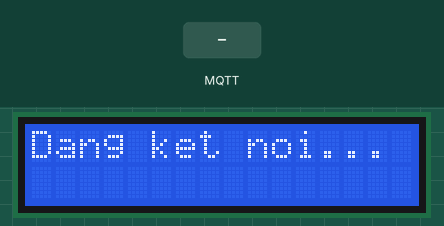
Simulated run of this sketch. Board: ESP32. On the bench: 16×2 character LCD. The inputs (shaded band) are chosen by the test bench. WiFi joins after 1.5 s; servers stay silent unless stated; random numbers use the default seed unless the sketch sets one; no MQTT or app messages arrive unless stated; what the sketch prints to the serial monitor is not drawn.

Above: at 2.7 s.
2.8 s: MQTT message "1" arrives on the first subscribed topic
At 3.4 s:
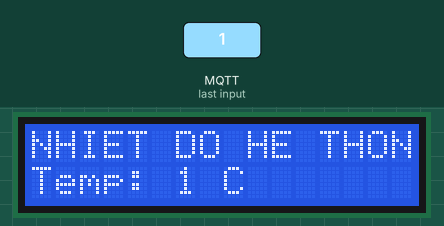
4.3 s: MQTT message "on" arrives on the first subscribed topic
At 4.6 s:
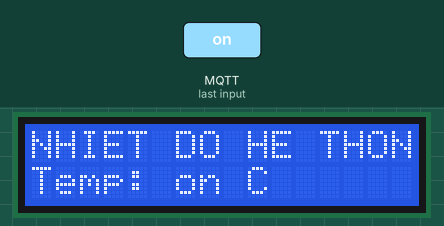
5.8 s: MQTT message "off" arrives on the first subscribed topic
At 7.0 s:
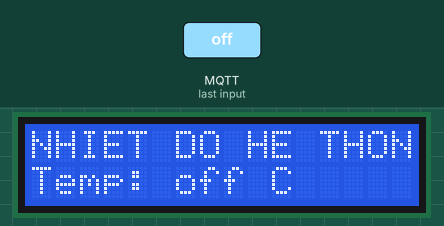
Timing chart, 0 to 8.8 s (numbered marks = the images above; inputs shaded):
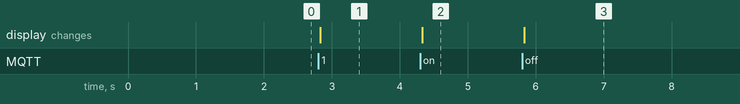

Measured:
- after the input at 2.8 s, the display: changes at once (image 1)
- after the input at 4.3 s, the display: changes at once (image 2)
- after the input at 5.8 s, the display: changes at once (image 3)

The sketch:

sketch.ino
```cpp
#include <WiFi.h>
#include <PubSubClient.h>
#include <Wire.h>
#include <LiquidCrystal_I2C.h>

const char* ssid = "Wokwi-GUEST";
const char* password = "";
const char* mqtt_server = "broker.hivemq.com";
const char* topic_k = "agu/iot/nhietdo";

WiFiClient espClient;
PubSubClient client(espClient);
LiquidCrystal_I2C lcd(0x27, 16, 2);

void callback(char* topic, byte* payload, unsigned int length) {
  String message = "";
  for (int i = 0; i < length; i++) { message += (char)payload[i]; }

  Serial.print("[Board 2 - LCD] Nhan du lieu: "); Serial.println(message);

  lcd.setCursor(0, 0);
  lcd.print("NHIET DO HE THONG");
  lcd.setCursor(0, 1);
  lcd.print("Temp: " + message + " C   ");
}

void setup_wifi() {
  WiFi.begin(ssid, password);
  while (WiFi.status() != WL_CONNECTED) { delay(500); }
}

void reconnect() {
  while (!client.connected()) {
    String clientId = "ESP32_Display_";
    clientId += String(random(0xffff), HEX);
    if (client.connect(clientId.c_str())) {
      client.subscribe(topic_k);
      Serial.println("[Board 2] Da Subscribe kenh (+k)!");
    } else { delay(2000); }
  }
}

void setup() {
  Serial.begin(115200);
  lcd.init();
  lcd.backlight();
  lcd.setCursor(0, 0);
  lcd.print("Dang ket noi...");

  setup_wifi();
  client.setServer(mqtt_server, 1883);
  client.setCallback(callback);
}

void loop() {
  if (!client.connected()) { reconnect(); }
  client.loop();
}
```
